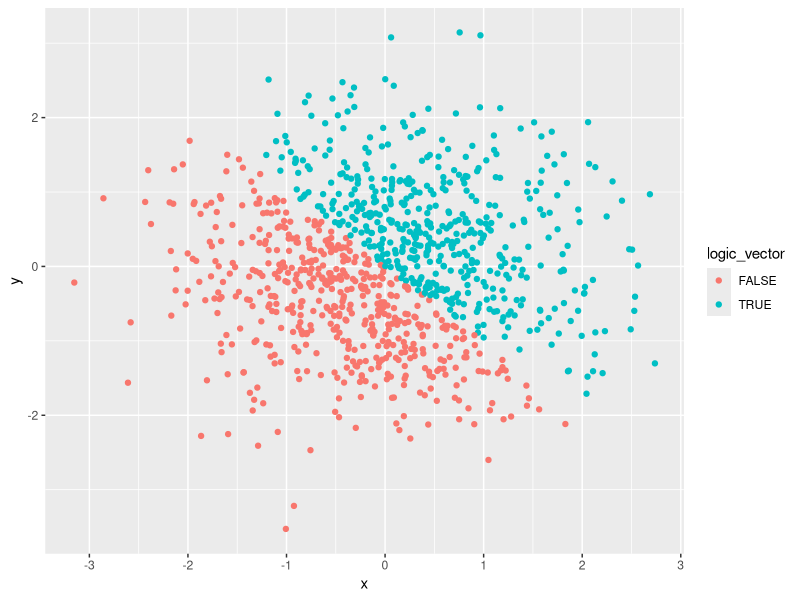
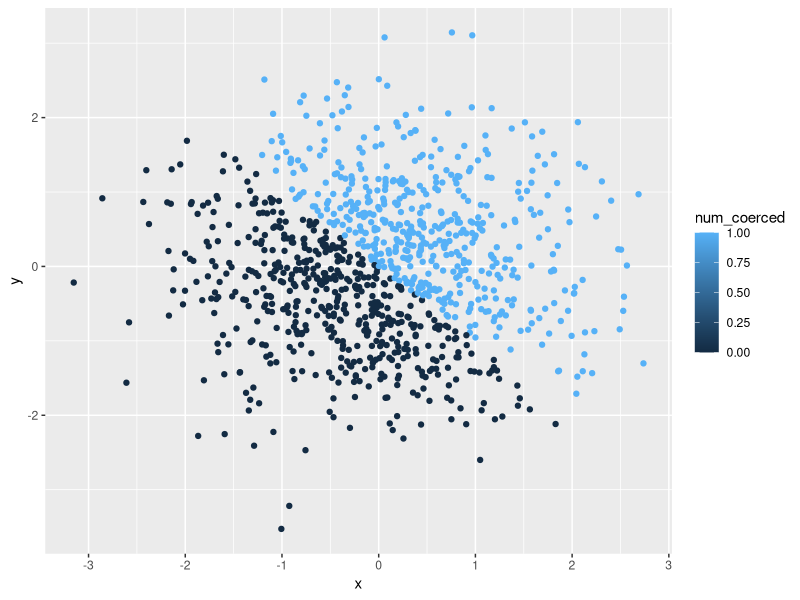
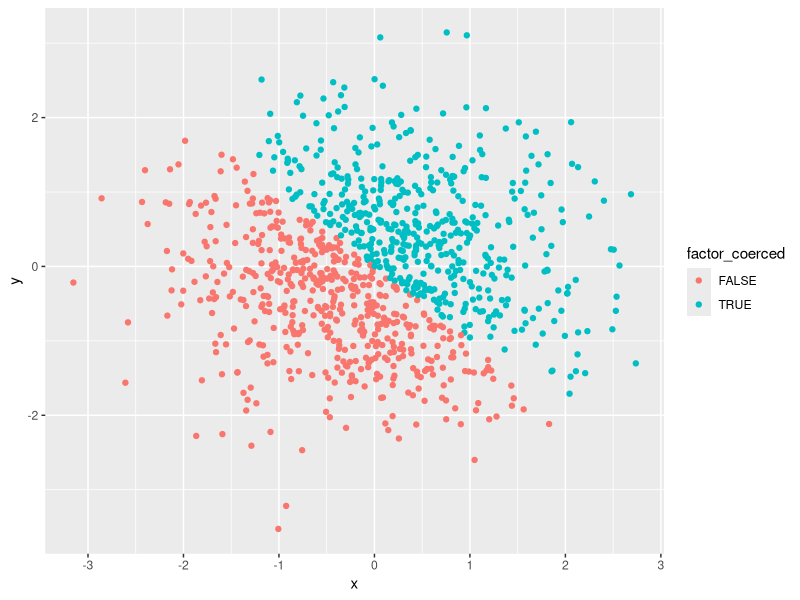
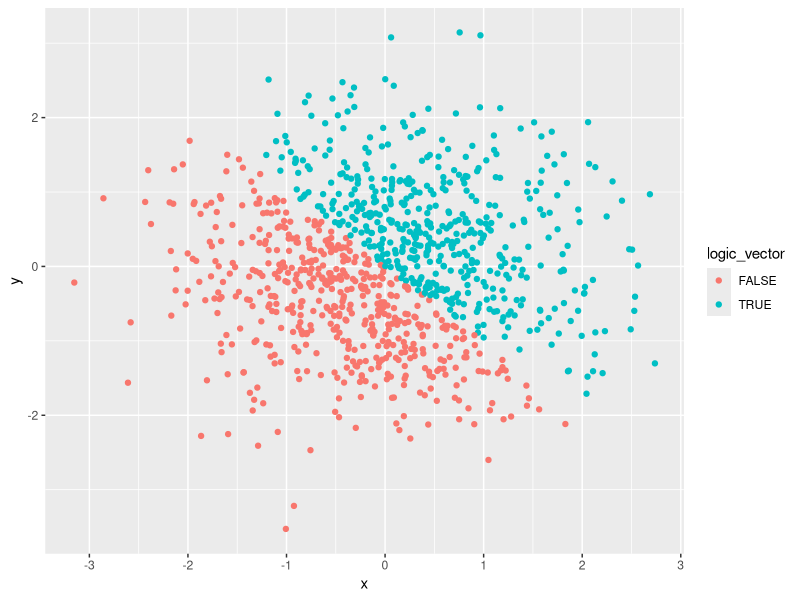

Generate these figures, in order, with R:
## ---- chunk 1
knitr::opts_chunk$set(echo = TRUE)
## ---- chunk 2
random_sample <- runif(10, min = 0, max = 5)
logic_vector <- 2 > random_sample
char_vector <- vector(mode = "character", length = 10)
factor_vector <- factor(c(vector(length = 10)))
## ---- chunk 3
library(tibble)
prob1_dataframe <- data_frame(
  random_sample,
  logic_vector,
  char_vector,
  factor_vector
)
## ---- chunk 4
mean(prob1_dataframe$random_sample)
mean(prob1_dataframe$logic_vector)
## ---- chunk 5
mean(prob1_dataframe$char_vector)
mean(prob1_dataframe$factor_vector)
## ---- chunk 6
as.numeric(logic_vector)
as.numeric(char_vector)
as.numeric(factor_vector)
## ---- chunk 7
as.numeric(as.factor(char_vector))
as.numeric(as.character(factor_vector))
## ---- chunk 8
x <- rnorm(1000)
y <- rnorm(1000)
logic_vector <- (x + y) > 0
num_coerced <- as.numeric(logic_vector)
factor_coerced <- as.factor(logic_vector)
## ---- chunk 9
plot_df <- data_frame(
  x,
  y,
  logic_vector,
  num_coerced,
  factor_coerced
)
## ---- chunk 10
library('ggplot2')
logic_ggplot <- ggplot(plot_df, aes(x = x, y = y, color = logic_vector)) + 
  geom_point()
logic_ggplot
## ---- chunk 11
num_ggplot <- ggplot(plot_df, aes(x = x, y = y, color = num_coerced)) + 
  geom_point()
num_ggplot
## ---- chunk 12
factor_ggplot <- ggplot(plot_df, aes(x = x, y = y, color = factor_coerced)) + 
  geom_point()
factor_ggplot
## ---- chunk 13
ggsave(plot = logic_ggplot, filename = 'logic_scatterplot.pdf')
